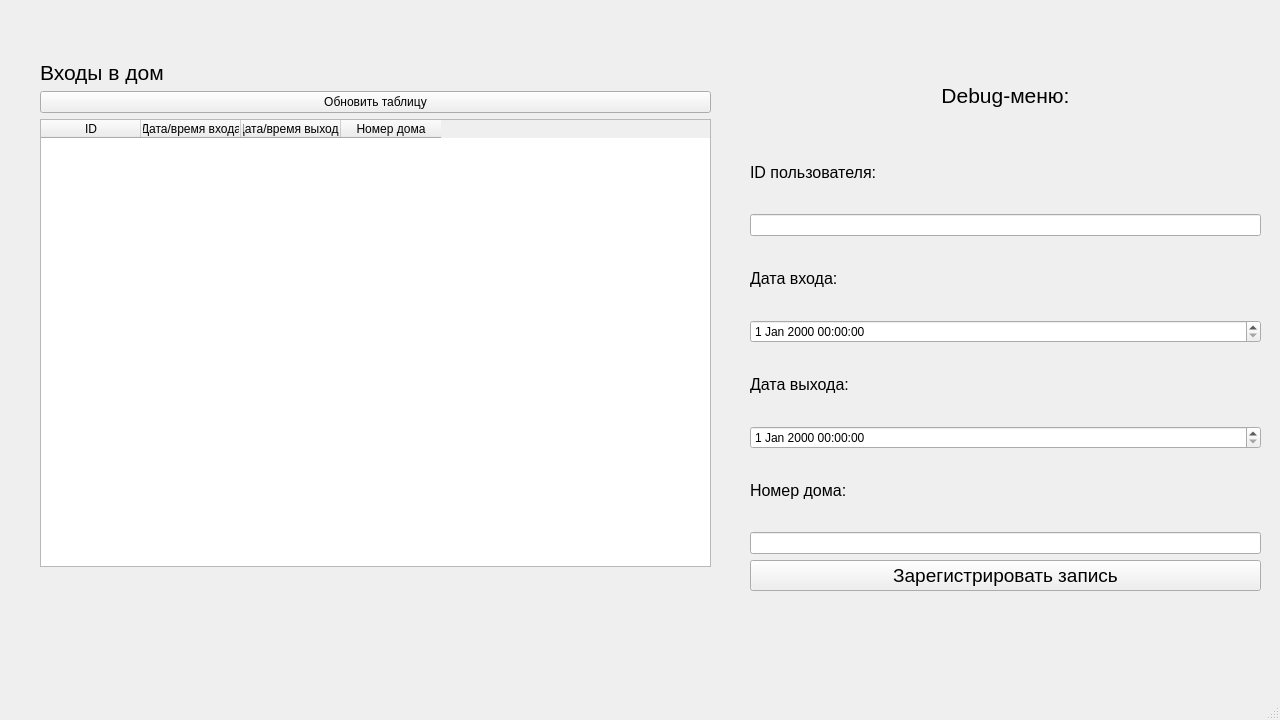
<?xml version="1.0" encoding="UTF-8"?>
<ui version="4.0">
 <class>MainWindow</class>
 <widget class="QMainWindow" name="MainWindow">
  <property name="geometry">
   <rect>
    <x>0</x>
    <y>0</y>
    <width>1280</width>
    <height>720</height>
   </rect>
  </property>
  <property name="minimumSize">
   <size>
    <width>1280</width>
    <height>720</height>
   </size>
  </property>
  <property name="maximumSize">
   <size>
    <width>1280</width>
    <height>720</height>
   </size>
  </property>
  <property name="windowTitle">
   <string>MainWindow</string>
  </property>
  <widget class="QWidget" name="centralwidget">
   <widget class="QWidget" name="">
    <property name="geometry">
     <rect>
      <x>750</x>
      <y>60</y>
      <width>511</width>
      <height>531</height>
     </rect>
    </property>
    <layout class="QVBoxLayout" name="verticalLayout">
     <item>
      <widget class="QLabel" name="debug_t">
       <property name="font">
        <font>
         <pointsize>16</pointsize>
        </font>
       </property>
       <property name="text">
        <string>&lt;html&gt;&lt;head/&gt;&lt;body&gt;&lt;p align=&quot;center&quot;&gt;Debug-меню:&lt;/p&gt;&lt;/body&gt;&lt;/html&gt;</string>
       </property>
      </widget>
     </item>
     <item>
      <widget class="QLabel" name="id_t">
       <property name="font">
        <font>
         <pointsize>12</pointsize>
        </font>
       </property>
       <property name="text">
        <string>ID пользователя:</string>
       </property>
      </widget>
     </item>
     <item>
      <widget class="QLineEdit" name="id"/>
     </item>
     <item>
      <widget class="QLabel" name="entry_t">
       <property name="font">
        <font>
         <pointsize>12</pointsize>
        </font>
       </property>
       <property name="text">
        <string>Дата входа:</string>
       </property>
      </widget>
     </item>
     <item>
      <widget class="QDateTimeEdit" name="entry"/>
     </item>
     <item>
      <widget class="QLabel" name="exit_t">
       <property name="font">
        <font>
         <pointsize>12</pointsize>
        </font>
       </property>
       <property name="text">
        <string>Дата выхода:</string>
       </property>
      </widget>
     </item>
     <item>
      <widget class="QDateTimeEdit" name="exit"/>
     </item>
     <item>
      <widget class="QLabel" name="home_num_t">
       <property name="font">
        <font>
         <pointsize>12</pointsize>
        </font>
       </property>
       <property name="text">
        <string>Номер дома:</string>
       </property>
      </widget>
     </item>
     <item>
      <widget class="QLineEdit" name="home_num"/>
     </item>
     <item>
      <widget class="QPushButton" name="debug_button">
       <property name="font">
        <font>
         <pointsize>14</pointsize>
        </font>
       </property>
       <property name="text">
        <string>Зарегистрировать запись</string>
       </property>
      </widget>
     </item>
    </layout>
   </widget>
   <widget class="QWidget" name="">
    <property name="geometry">
     <rect>
      <x>40</x>
      <y>60</y>
      <width>671</width>
      <height>531</height>
     </rect>
    </property>
    <layout class="QVBoxLayout" name="verticalLayout_2">
     <item>
      <widget class="QLabel" name="entries_t">
       <property name="font">
        <font>
         <pointsize>16</pointsize>
        </font>
       </property>
       <property name="text">
        <string>Входы в дом</string>
       </property>
      </widget>
     </item>
     <item>
      <widget class="QPushButton" name="update_table">
       <property name="text">
        <string>Обновить таблицу</string>
       </property>
      </widget>
     </item>
     <item>
      <widget class="QTableWidget" name="entries_widget">
       <column>
        <property name="text">
         <string>ID</string>
        </property>
       </column>
       <column>
        <property name="text">
         <string>Дата/время входа</string>
        </property>
       </column>
       <column>
        <property name="text">
         <string>Дата/время выхода</string>
        </property>
       </column>
       <column>
        <property name="text">
         <string>Номер дома</string>
        </property>
       </column>
      </widget>
     </item>
     <item>
      <widget class="QLabel" name="error_label">
       <property name="font">
        <font>
         <pointsize>12</pointsize>
        </font>
       </property>
       <property name="text">
        <string/>
       </property>
      </widget>
     </item>
    </layout>
   </widget>
  </widget>
  <widget class="QMenuBar" name="menubar">
   <property name="geometry">
    <rect>
     <x>0</x>
     <y>0</y>
     <width>1280</width>
     <height>21</height>
    </rect>
   </property>
  </widget>
  <widget class="QStatusBar" name="statusbar"/>
 </widget>
 <resources/>
 <connections/>
</ui>
